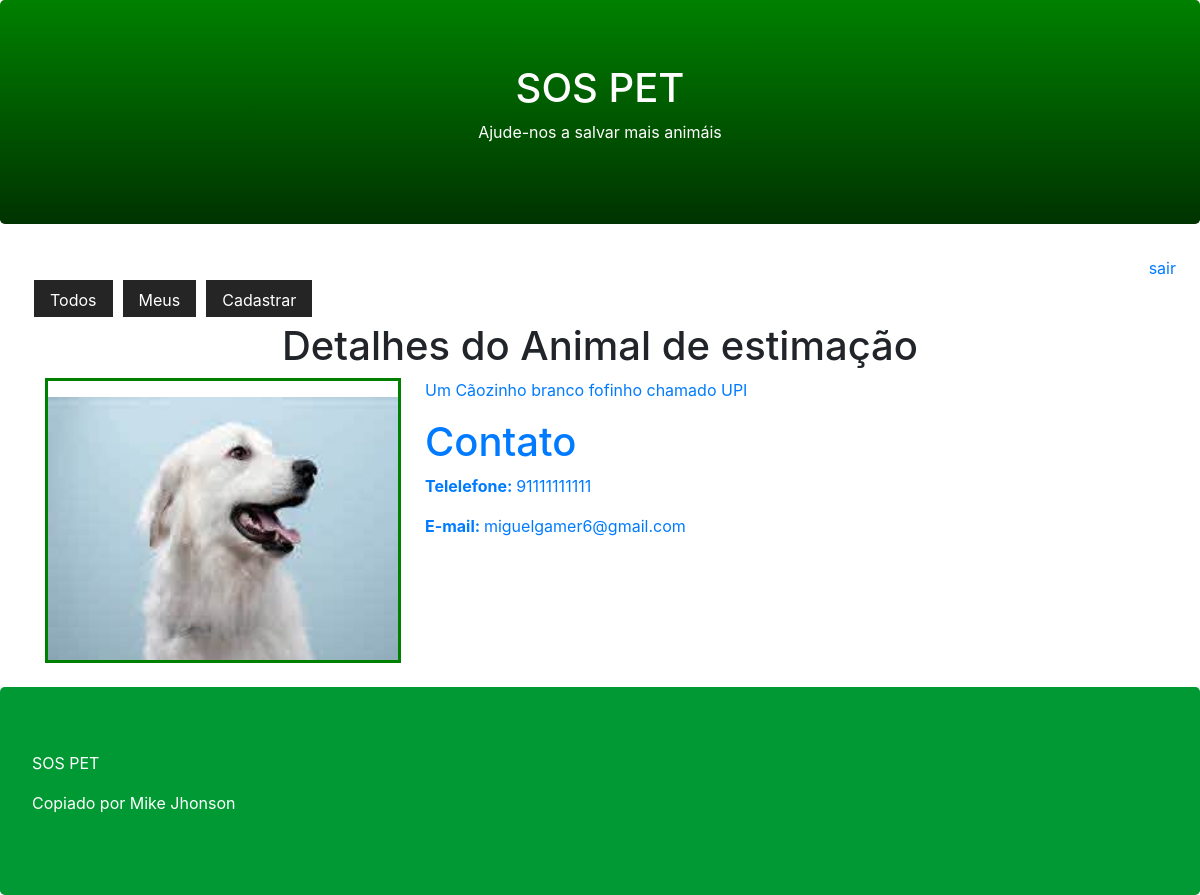
Page /pet/detail/2/ on the earlier database version.
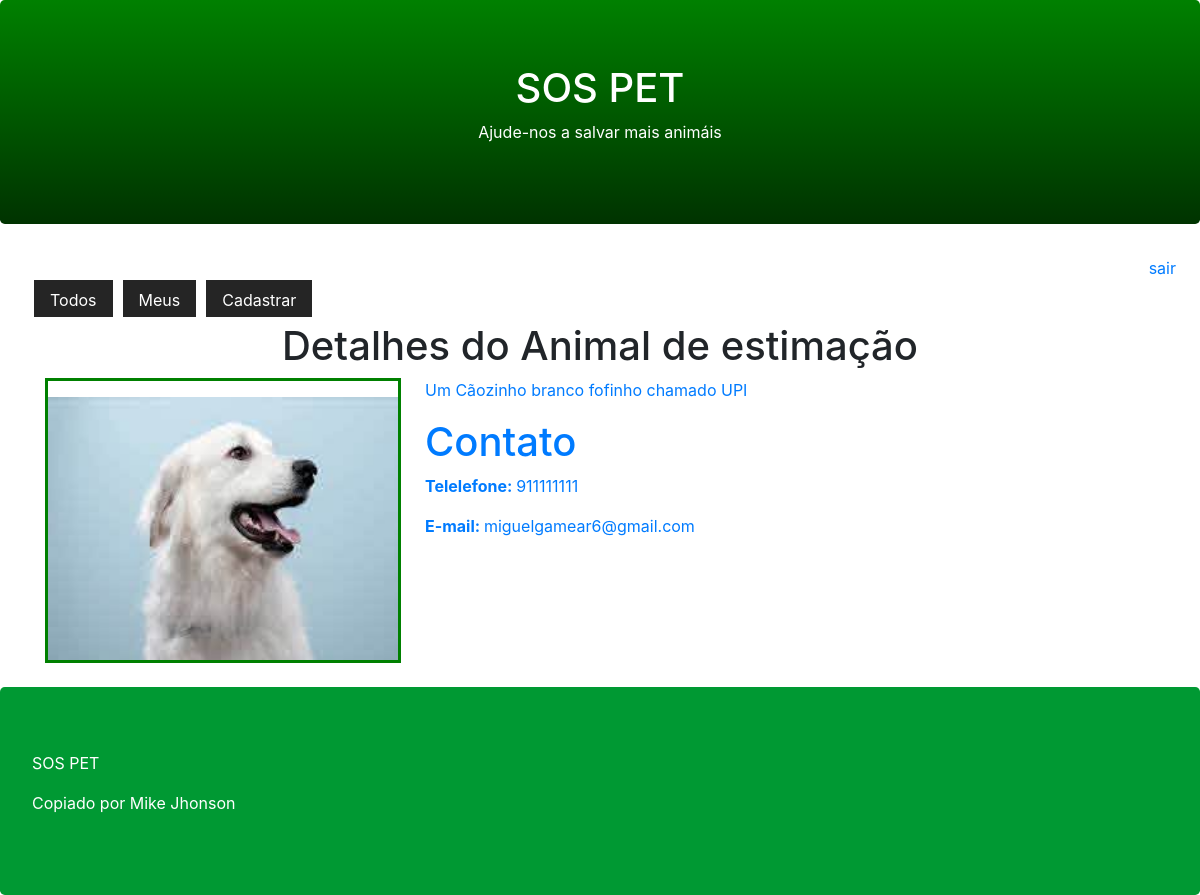
Same page on the later database version.
### core/models.py (models this page shows, shortened)
class Pet(models.Model):
    city = models.CharField(max_length=100)
    description = models.TextField()
    phone = models.CharField(max_length=11)
    email = models.EmailField()
    begin_date = models.DateTimeField(auto_now_add=True)
    photo = models.ImageField(upload_to='pet')
    active = models.BooleanField(default=True)
    user = models.ForeignKey(User, on_delete=models.CASCADE)

### core/views.py (the view)
# urls.py: path('pet/detail/<id>/', views.pet_detail),
def pet_detail(request, id):
    pet = Pet.objects.get(active=True, id=id)
    return render(request, 'pet.html', {'pet':pet})

### templates/pet.html (shortened to what this page needs)
{% extends "model-page.html" %}
{% block content %}
<h1 class="text-center">Detalhes do Animal de estimação</h1>
<div class="modal fade" id="modal_confirm">
    <div class="modal-dialog modal-dialog-centered">
      <div class="modal-content">
        <div class="modal-body text-right">
         <a href="/pet/delete/{{ pet.id}}/">
        </div>
      </div>
    </div>
  </div>
<div class="container mp-4 mb-4">
    <div class="row">
        <div class="col-sm-4">
            <div style="border-color: green; border-style: solid; width: 356px; height: 100%">
                <img src="{{ pet.photo.url }}" width="350" height="263" style="margin-top: 16px;">
            </div>
        </div>
        <div class="col-sm-8">
           <p>{{ pet.description }}</p>
           <h1>Contato</h1>
           <p><b>Telelefone: </b>{{ pet.phone}}</p>
           <p><b>E-mail: </b>{{ pet.email }}</p>
        </div>
    </div>
</div>
{% endblock %}

### templates/model-page.html (shortened to what this page needs)
<!DOCTYPE html>
<html>
<head>
    {% include "model-header.html" %}
</head>
<body>
    {% block content %} {% endblock %}
    {% include "model-footer.html" %}
</body>
</html>

### templates/model-header.html (shortened to what this page needs)
<link rel="stylesheet" href="https://maxcdn.bootstrapcdn.com/bootstrap/4.5.2/css/bootstrap.min.css">
<div class="jumbotron header text-center">
    <h1>SOS PET</h1>
    <p>Ajude-nos a salvar mais animáis</p>
</div>
<div class="text-right mr-4">
    <a href="/logout/">sair</a>
</div>
<div id="menu">
    <ul class="nav ml-4">
        <li class="nav-item">
        <a class="nav-link" href="/pet/all/">Todos</a>
    </li>
        <li class="nav-item">
            <a class="nav-link" href="/pet/user/">Meus</a>
        </li>
        <li class="nav-item">
            <a class="nav-link" href="/pet/register/">Cadastrar</a>
        </li>
    </ul>
</div>

### templates/model-footer.html
<div class="jumbotron footer textc-center" style="background-color: #009933;
color: white; margin-bottom:0">
    <p>SOS PET</p>
    <p>Copiado por Mike Jhonson</p>
</div>

### templates/model-header.html (style rules this page uses)
#menu a { color: white; background-color: #252525; padding-bottom: 5px; margin-bottom: 5px; margin-right: 10px; }
#menu { margin-left: 10px; }
.jumbotron.header { background-color: green; color: white; background-image: linear-gradient(green, #003300) }

Differences in the rows shown:
changed Pet "Um Cãozinho branco fofinho chamado UPI": phone "91111111111" → "911111111"; email "miguelgamer6@gmail.com" → "miguelgamear6@gmail.com"
